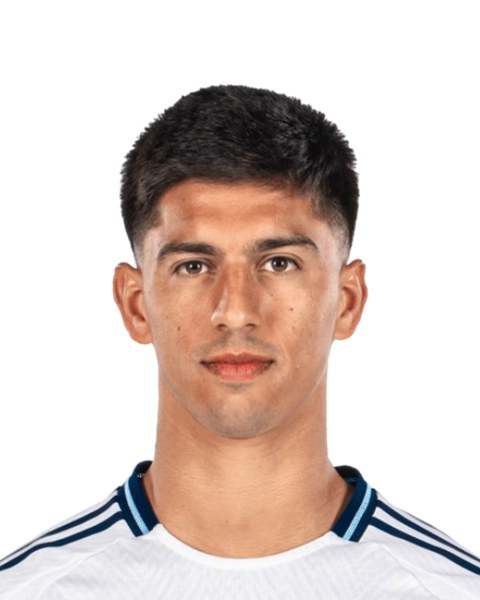
#> input picture docs/img/fotos/m_laborda.jpg, 480 x 600 px
$ python -i build.py   (imports and definitions only)
#> lines starting #> are read from the running program, lines starting #| are printed output that depends on the picture; after the words box and inside, x2 and y2 are one past the last pixel; in counts of white or black regions, pixels touching at a corner belong together
### config.py
# -*- coding: utf-8 -*-
"""
config.py — TODO lo que se edita a mano vive aquí.
=====================================================

1) RUTAS de tu computadora (Excel por posición, fotos, mapas, radares, nombres).
2) Qué archivo es qué posición.
3) DATOS GENERALES que salen junto a la foto.
4) CATÁLOGO DE ESTADÍSTICAS por posición (cuadro superior derecho de la ficha).

Después de editar, corre  actualizar.bat  (Windows) o  ./actualizar.sh  (Mac/Linux).
"""

# =============================================================================
# 1) RUTAS
# =============================================================================
# Puedes usar rutas absolutas de tu compu, p. ej.:
#   CARPETA_EXCEL = r"C:\Users\claudio\Drive\Scouting 26-27\Fichas"
CARPETA_EXCEL = r"C:\Users\Servicio Social\fichas_wyscout\datos\excel"        # un .xlsx por posición: delantero.xlsx, central.xlsx...
CARPETA_FOTOS = r"C:\Users\Servicio Social\fichas_wyscout\datos\fotos"        # A. Bertaccini.png      (nombre tal cual viene en el Excel)
CARPETA_MAPAS = r"C:\Users\Servicio Social\fichas_wyscout\datos\mapas"        # A. Bertaccini.png
CARPETA_RADARES = r"C:\Users\Servicio Social\fichas_wyscout\datos\radar"      # A. Bertaccini/promedio.png, jugador.png, <vs>.png
CARPETA_NOMBRES = r"C:\Users\Servicio Social\fichas_wyscout\datos\nombres"    # nombres.xlsx:  NOMBRE EXCEL | NOMBRE COMPLETO
CARPETA_EXTRA = r"C:\Users\Servicio Social\fichas_wyscout\datos\stats_manuales"

# Hoja y fila del encabezado del Excel de Wyscout (fila 1 => 0)
HOJA_EXCEL = 0
FILA_ENCABEZADO = 0

# =============================================================================
# 2) POSICIONES  (archivo -> posición)
# =============================================================================
# Se compara el nombre del archivo (sin .xlsx, sin acentos ni mayúsculas).
# "delantero.xlsx", "Delanteros.xlsx", "Delantero J1-J10.xlsx" -> Delantero
# El orden de esta lista es el orden en que salen en la página.
POSICIONES = [
    # (texto en el nombre del archivo,          posición en la ficha)
    (["portero", "porteros", "arquero"],             "Portero"),
    (["central", "centrales", "defensa_central"],    "Defensa Central"),
    (["lateral", "laterales"],                       "Lateral"),
    (["mediocampista", "medio", "medios", "volante"], "Mediocampista"),
    (["extremo", "extremos"],                        "Extremo"),
    (["delantero", "delanteros"],                    "Delantero"),
]

# =============================================================================
# 3) COLUMNAS DEL EXCEL (Wyscout)
# =============================================================================
COL_JUGADOR = "Player"
COL_EQUIPO = "Team"                  # equipo ACTUAL (2a columna). Si no existe se usa la 2a columna.
COL_MINUTOS = "Minutes played"
COL_PARTIDOS = "Matches played"
COL_POSICION_WYSCOUT = "Position"    # CF, RAMF... (solo informativo)

# Columnas repetidas en el Excel: la 2a vez que aparece una columna se renombra con
# este prefijo (Wyscout trae "Aerial duels per 90" dos veces: jugador y portero).
PREFIJO_REPETIDAS = "GK_"

# =============================================================================
# 4) DATOS GENERALES (junto a la foto)
# =============================================================================
# (etiqueta, columna del Excel, formato)
#   formato: "texto", "edad", "cm", "kg", "pie", "pais", "fecha", "posicion", "dinero"
#   "posicion" = la posición del archivo (Delantero, Extremo...), no lleva columna.
DATOS_GENERALES = [
    ("Posición", None, "posicion"),
    ("Edad", "Age", "edad"),
    ("Nacionalidad", "Passport country", "pais"),
    ("Altura", "Height", "cm"),
    ("Peso", "Weight", "kg"),
    ("Pie", "Foot", "pie"),
    # ("Contrato", "Contract expires", "fecha"),
    # ("Valor", "Market value", "dinero"),
]
# Separador entre países cuando tiene dos pasaportes: "Bélgica – Italia"
SEPARADOR_PAISES = " – "

# Países que no estén en paises.py (o para cambiar cómo se escribe alguno).
# Llave = como viene en Wyscout (inglés). Si falta alguno, sale en reporte_build.txt.
TRADUCCION_PAISES = {
    # "United States": "Estados Unidos",
}

# =============================================================================
# 5) ESTADÍSTICAS (cuadro superior derecho)  — UN CATÁLOGO POR POSICIÓN
# =============================================================================
# Cada stat:  (Etiqueta, ARRIBA, ABAJO)
#   ARRIBA = número grande;  ABAJO = número chico (None = no lleva)
#   ARRIBA/ABAJO = (columna del Excel, formato)
#     formato: "entero"  -> 2670
#              "pct"     -> 54%
#              "dec"     -> 0.34   (2 decimales)
#              "dec1"    -> 0.3    (1 decimal)
#     columna especial  "total:<columna per 90>"  -> total calculado = per 90 × minutos / 90
#       (Wyscout no trae el total de casi nada; se reconstruye con los minutos).
#
# Regla general:
#   - conteos:     arriba el TOTAL,       abajo el POR 90
#   - "ganadas":   arriba el % de éxito,  abajo los intentos POR 90 (no los ganados)
#
# Las de abajo son los atajos (_xxx) para no repetir; el catálogo por posición está
# al final. Para quitar/poner/reordenar una stat solo mueve la línea.
_E, _P, _D = "entero", "pct", "dec"

def _total(col90, etiqueta):           # solo el per 90 que viene en el Excel, arriba
    return (etiqueta, (col90, _D), None)

def _ganadas(col_pct, col90, etiqueta):  # % arriba, intentos por 90 abajo
    return (etiqueta, (col_pct, _P), (col90, _D))

MINUTOS = ("Minutos Jugados", ("Minutes played", _E), ("Matches played", _E))
GOLES = ("Goles", ("Goals", _E), None)
XG = ("xG", ("xG", _D), ("xG per 90", _D))
XA = ("xA", ("xA", _D), ("xA per 90", _D))
RECUP_RIVAL = ("Balones Recuperados Cancha Rival", ("Recuperaciones campo rival %", _P), ("Recuperaciones campo rival per 90", _D))
ASISTENCIAS = ("Asistencias", ("Assists", _E), ("Assists per 90", _D))
GOLES_CABEZA = ("Goles de Cabeza", ("Head goals", _E), ("Head goals per 90", _D))
REGATES = _ganadas("Successful dribbles, %", "Dribbles per 90", "Regates")
DUELOS_OF = _ganadas("Offensive duels won, %", "Offensive duels per 90", "Duelos Ofensivos")
DUELOS_DEF = _ganadas("Defensive duels won, %", "Defensive duels per 90", "Duelos Defensivos")
DUELOS_AER = _ganadas("Aerial duels won, %", "Aerial duels per 90", "Duelos Aéreos")
DUELOS = _ganadas("Duels won, %", "Duels per 90", "Duelos Ganados")
CENTROS = _ganadas("Accurate crosses, %", "Crosses per 90", "Centros")
PASES = _ganadas("Accurate passes, %", "Passes per 90", "Pases Precisos")
PASES_ADELANTE = _ganadas("Accurate forward passes, %", "Forward passes per 90", "Pases Adelante")
PASES_ATRAS = _ganadas("Accurate back passes, %", "Back passes per 90", "Pases Atrás")
PASES_LARGOS = _ganadas("Accurate long passes, %", "Long passes per 90", "Pases Largos")
PASES_CORTOS = _ganadas("Accurate short / medium passes, %", "Short / medium passes per 90", "Pases Corto/Medio")
PASES_PROG = _ganadas("Accurate progressive passes, %", "Progressive passes per 90", "Pases Progresivos")
PASES_AREA = _ganadas("Accurate passes to penalty area, %", "Passes to penalty area per 90", "Pases al Área Precisos")
PASES_ULT_TERCIO = _ganadas("Accurate passes to final third, %", "Passes to final third per 90", "Pases Últ. Tercio")
PASES_PROFUNDIDAD = _ganadas("Accurate through passes, %", "Through passes per 90", "Pases en Profundidad")
TIROS = _ganadas("Shots on target, %", "Shots per 90", "Tiros a Portería")
CARRERAS_PROG = _total("Progressive runs per 90", "Carreras Progresivas")
PASES_LARGOS_REC = _total("Received long passes per 90", "Pases Largos Recibidos")
PASES_RECIBIDOS = _total("Received passes per 90", "Pases Recibidos")
FALTAS_RECIBIDAS = _total("Fouls suffered per 90", "Faltas Recibidas")
FALTAS_GENERADAS = _total("Fouls per 90", "Faltas Generadas")
ACC_OFENSIVAS = _total("Successful attacking actions per 90", "Acciones Ofensivas Exitosas")
ACC_DEFENSIVAS = _total("Successful defensive actions per 90", "Acciones Defensivas Exitosas")
ASIST_TIRO = _total("Shot assists per 90", "Asistencias a Tiro")
CENTROS_20M = _total("Deep completed crosses per 90", "Centros Últ. 20 m")
INTERCEPCIONES = _total("PAdj Interceptions", "Intercepciones")
ENTRADAS = _total("PAdj Sliding tackles", "Entradas")
TIROS_BLOQ = _total("Shots blocked per 90", "Tiros Interceptados")
TOQUES_AREA = _total("Touches in box per 90", "Toques en el Área")
# --- porteros ---
GOLES_RECIBIDOS = ("Goles Recibidos", ("Conceded goals", _E), ("Conceded goals per 90", _D))
XG_CONTRA = ("xG en Contra", ("xG against", _D), ("xG against per 90", _D))
GOLES_EVITADOS = ("Goles Evitados", ("Prevented goals", _D), ("Prevented goals per 90", _D))
TIROS_RECIBIDOS = ("Tiros Recibidos", ("Shots against", _E), ("Shots against per 90", _D))
ATAJADAS = ("Atajadas", ("Save rate, %", _P), None)
PORTERIAS_CERO = ("Porterías en Cero", ("Clean sheets", _E), None)
SALIDAS = _total("Exits per 90", "Salidas")
DUELOS_AER_GK = _total("GK_Aerial duels per 90", "Duelos Aéreos")
PASES_ATRAS_REC = _total("Back passes received as GK per 90", "Pases Atrás Recibidos")

# Catálogo por posición (tomado de radar_wyscout.ipynb: mismas métricas que el radar).
# 16 stats = cuadro de 4 x 4.  Hasta 20 caben (5 columnas).
ESTADISTICAS = {
    "Portero": [
        MINUTOS, GOLES_RECIBIDOS, XG_CONTRA, GOLES_EVITADOS,
        TIROS_RECIBIDOS, ATAJADAS, PORTERIAS_CERO, SALIDAS,
        DUELOS_AER_GK, PASES_ATRAS_REC, PASES, PASES_LARGOS,
        PASES_CORTOS, PASES_RECIBIDOS,
    ],
    "Defensa Central": [
        MINUTOS, INTERCEPCIONES, DUELOS_DEF, DUELOS_AER,
        TIROS_BLOQ, DUELOS_OF, PASES_LARGOS, PASES_PROG,
        PASES_ULT_TERCIO, CARRERAS_PROG, ENTRADAS, FALTAS_GENERADAS,
    ],
    "Lateral": [
        MINUTOS, CENTROS, CARRERAS_PROG, DUELOS_OF,
        ACC_OFENSIVAS, PASES_LARGOS_REC, XA, PASES_PROG,
        PASES_ULT_TERCIO, ASIST_TIRO, CENTROS_20M, ACC_DEFENSIVAS,
    ],
    "Mediocampista": [
        MINUTOS, INTERCEPCIONES, DUELOS_DEF, ASIST_TIRO,
        DUELOS_AER, DUELOS_OF, PASES_PROFUNDIDAD, REGATES,
        CARRERAS_PROG, PASES_PROG, CENTROS, TIROS,
    ],
    "Extremo": [
        MINUTOS, GOLES, ASISTENCIAS, CARRERAS_PROG,
        ASISTENCIAS, PASES_LARGOS_REC, XA, CENTROS,
        PASES_ADELANTE, PASES_ATRAS, DUELOS_OF, ACC_DEFENSIVAS,
    ],
    "Delantero": [
        MINUTOS, GOLES, XG, ASISTENCIAS,
        TIROS, DUELOS_AER, DUELOS_OF, PASES_ULT_TERCIO,
        REGATES, DUELOS_DEF, FALTAS_RECIBIDAS, TOQUES_AREA,
    ],
}

# =============================================================================
# 6) IMÁGENES
# =============================================================================
EXTENSIONES_IMAGEN = {".jpg", ".jpeg", ".png", ".webp"}
FOTO_TAMANO = (480, 600)        # px, 4:5
FOTO_ALTO_JUGADOR = 0.86        # fracción del alto que ocupa el jugador (todas las fotos iguales)
MAPA_LADO_MAX = 900             # px
RADAR_LADO_MAX = 1100           # px (los radares se guardan en PNG con fondo transparente)

# Radares: dentro de  datos/radar/<nombre tal cual el Excel>/
#   promedio.png  -> jugador vs liga
#   jugador.png   -> radar individual
#   cualquier otra imagen (p. ej. "A. Bertaccini_R. Morales.png") -> radar vs otro jugador
# Orden en la ficha: jugador, vs (orden alfabético), promedio.  Máximo MAX_RADARES:
# se reparten a lo largo de la ficha en partes iguales.
RADAR_PROMEDIO = "promedio"
RADAR_JUGADOR = "jugador"
MAX_RADARES = 4

### docs/build.py
# -*- coding: utf-8 -*-
"""
build.py — Excel Wyscout por posición + nombres + fotos + mapas + radares  ->  docs/ (la página)
===============================================================================================
Uso:   python build.py

Flujo
  1. Cada .xlsx de CARPETA_EXCEL es una POSICIÓN (delantero.xlsx, central.xlsx...).
     Cada fila del Excel es un jugador con ficha.
  2. El nombre que se imprime es el NOMBRE COMPLETO de CARPETA_NOMBRES
     (NOMBRE EXCEL | NOMBRE COMPLETO). Si no está, se usa el del Excel.
  3. Fotos, mapas y radares se buscan con el nombre tal cual viene en el Excel
     (también sirve el nombre completo):
        datos/fotos/A. Bertaccini.png
        datos/mapas/A. Bertaccini.png
        datos/radar/A. Bertaccini/promedio.png | jugador.png | <vs>.png

Genera
  docs/data/fichas.js        datos que usa la página
  docs/img/fotos|mapas|radares
  reporte_build.txt          a quién le falta algo
"""
import json
import math
import os
import re
import sys
import unicodedata
from datetime import date, datetime

import numpy as np
import pandas as pd
from PIL import Image, ImageDraw, ImageOps

import config as C

# Rutas propias de cada compu (trabajo / casa): config_local.py NO se sube a GitHub.
# [8 lines not run here, left out]
from paises import PAISES

BASE = os.path.dirname(os.path.abspath(__file__))
DOCS = os.path.join(BASE, "docs")
OUT_DATA = os.path.join(DOCS, "data", "fichas.js")
OUT_IMG = {k: os.path.join(DOCS, "img", k) for k in ("fotos", "mapas", "radares")}
REPORTE = os.path.join(BASE, "reporte_build.txt")

cfg = lambda nombre, default=None: getattr(C, nombre, default)  # noqa: E731


# ============================================================================= utilidades
def ruta(p):
    return p if os.path.isabs(p) else os.path.join(BASE, p)


def slug(texto):
    t = unicodedata.normalize("NFKD", str(texto)).encode("ascii", "ignore").decode()
    return re.sub(r"[^a-z0-9]+", "_", t.lower()).strip("_")


def es_vacio(v):
    return v is None or (isinstance(v, float) and math.isnan(v)) or str(v).strip() in {"", "nan", "NaT", "None"}


# [74 lines left out: functions to_number, leer_carpeta, indexar_imagenes, indexar_radares, buscar, not called in this run]


# [1 line that did not run here, left out]


def al_dia(src, dst):
    return os.path.exists(dst) and os.path.getmtime(dst) >= max(os.path.getmtime(src), _MTIME_CODIGO)


# [52 lines left out: functions _mascara_jugador, procesar_foto, procesar_mapa, not called in this run]


def _quitar_fondo_liso(im):
    """Radar guardado sin transparencia: vuelve transparente el fondo liso que toca las orillas
    (el círculo de en medio y los gajos no se tocan)."""
    rgb = im.convert("RGB")
#> rgb is the input picture: PIL image 480x600 RGB; mean R, G, B 219.4, 205.1, 198.9
    W, H = rgb.size
#> W = 480; H = 600
    marca = (255, 0, 254)
    for xy in ((0, 0), (W - 1, 0), (0, H - 1), (W - 1, H - 1)):
        if rgb.getpixel(xy) != marca:
            ImageDraw.floodfill(rgb, xy, marca, thresh=10)
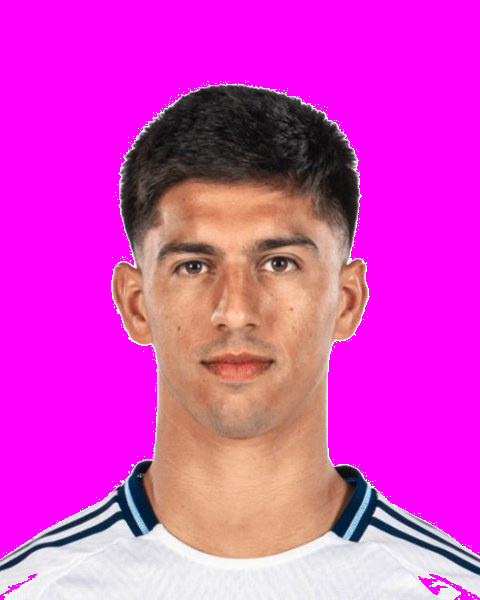
#> rgb: PIL image 480x600 RGB; mean R, G, B 219.4, 64.4, 198.4
    a = np.asarray(rgb)
    fondo = (a[..., 0] == 255) & (a[..., 1] == 0) & (a[..., 2] == 254)
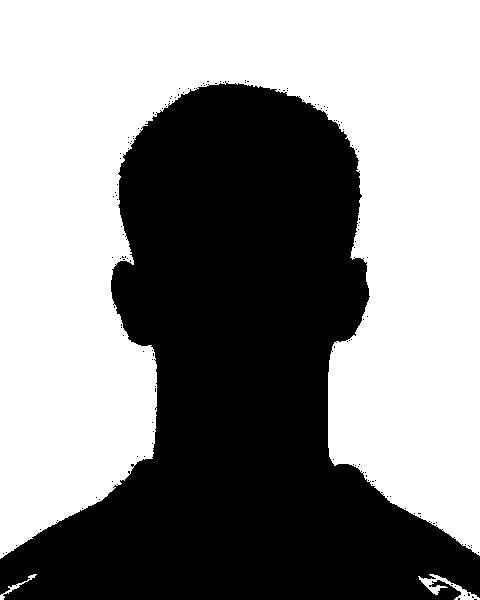
#> fondo: shape (600, 480) bool; 55.2% white; 141 black regions (140 under 20 px), largest, box (x1, y1, x2, y2) and area: (0, 81, 480, 600) 128876
    out = np.asarray(im.convert("RGBA")).copy()
    out[fondo, 3] = 0
    return Image.fromarray(out, "RGBA")


def procesar_radar(src, dst):
    if al_dia(src, dst):
        return
    im = ImageOps.exif_transpose(Image.open(src)).convert("RGBA")
    if np.asarray(im)[..., 3].min() >= 250:
        im = _quitar_fondo_liso(im)
    caja = im.getchannel("A").point(lambda v: 255 if v > 20 else 0).getbbox()
#> caja = (0, 80, 480, 600)
    if caja:
        pad = round(0.01 * max(im.size))
#> pad = 6
        im = im.crop((max(0, caja[0] - pad), max(0, caja[1] - pad),
                      min(im.width, caja[2] + pad), min(im.height, caja[3] + pad)))
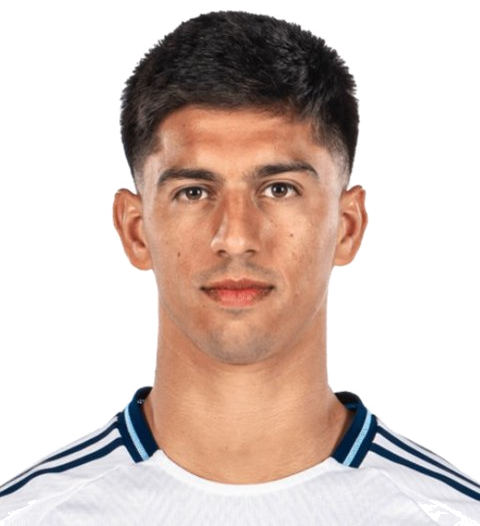
#> im: PIL image 480x526 RGBA; mean R, G, B, A 214.4, 198.1, 191, 130.3; transparent parts drawn white
    im.thumbnail((C.RADAR_LADO_MAX, C.RADAR_LADO_MAX), Image.LANCZOS)
    im.save(dst, "PNG", optimize=True)


# ============================================================================= nombres completos
# [305 lines left out: functions cargar_nombres, traducir_pais, fmt_dato, fmt_num, posicion_de, leer_excel and 2 more, not called in this run]


# [2 lines not run here, left out]

>>> result = procesar_radar('img/fotos/m_laborda.jpg', 'out.png')
